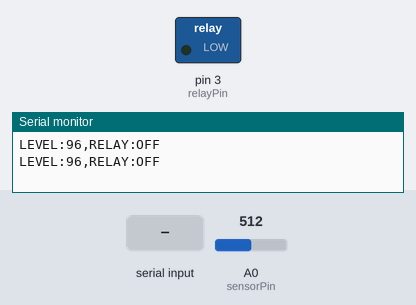
Bench run of a sketch on a simulated Arduino Uno, built with avr-gcc and run on an emulated ATmega328P. Parts: switched loads named in the sketch (green lamp = pin HIGH), the last lines printed to the serial monitor. The test bench sets the inputs (shaded band); at power-on: A0 (sensorPin) = 512.

Above: at 1.2 s.
1.3 s: A0 (sensorPin) set to 719
3.2 s: A0 (sensorPin) set to 744
At 4.8 s:
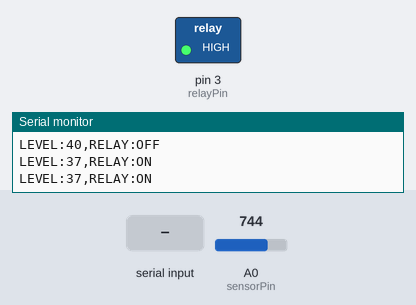
7.0 s: "FORCE_OFF\n" received over Serial
At 7.8 s:
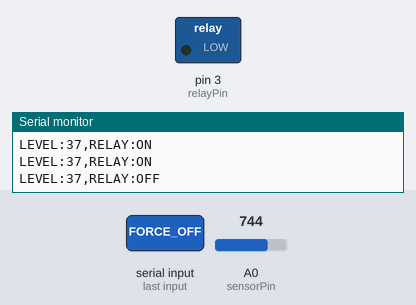
9.0 s: "FORCE_ON\n" received over Serial
At 10.8 s:
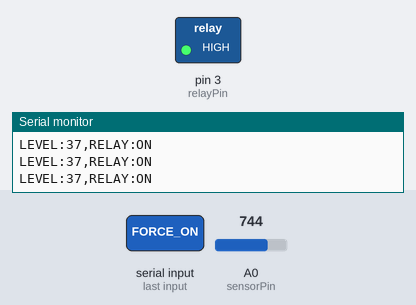
Timing chart, 0 to 12.0 s (numbered marks = the images above; inputs shaded):
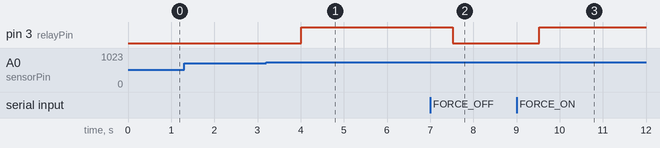

Measured:
- the behaviour switches between 734 and 735 on A0 (sensorPin) (found by bisection; images 0 and 1)
- after the input at 3.2 s, pin 3 (relayPin): LOW → HIGH after 0.81 s
- after the input at 7.0 s, pin 3 (relayPin): HIGH → LOW after 0.52 s
- after the input at 9.0 s, pin 3 (relayPin): LOW → HIGH after 0.53 s

The sketch:

ArduinoSketch.ino
```cpp
const int relayPin = 3;
const int sensorPin = A0;

bool forceMode = false;
bool forceState = false;

int autoMin = 40;
int autoMax = 85;

const int sampleCount = 10;
const int delaySample = 50;

const int sensorDry = 890;   // Dry reading
const int sensorWet = 500;   // Wet reading

String inputBuffer = "";  // For reliable serial command reading

void setup() {
  pinMode(relayPin, OUTPUT);
  digitalWrite(relayPin, LOW);
  Serial.begin(9600);
}

void loop() {
  // --- Smooth readings ---
  int sum = 0;
  for(int i=0; i<sampleCount; i++){
    sum += analogRead(sensorPin);
    delay(delaySample);
  }
  int raw = sum / sampleCount;

  int moisturePercent = map(raw, sensorDry, sensorWet, 0, 100);
  moisturePercent = constrain(moisturePercent, 0, 100);

  // --- Auto pump control ---
  if(!forceMode){
    if(moisturePercent < autoMin) digitalWrite(relayPin, HIGH);
    else if(moisturePercent > autoMax) digitalWrite(relayPin, LOW);
  } else {
    digitalWrite(relayPin, forceState ? HIGH : LOW);
  }

  // --- Send data to dashboard ---
  String relayState = digitalRead(relayPin) ? "ON" : "OFF";
  Serial.print("LEVEL:");
  Serial.print(moisturePercent);
  Serial.print(",RELAY:");
  Serial.println(relayState);

  // --- Reliable serial command handling ---
  while(Serial.available()){
    char c = Serial.read();
    if(c == '\n'){
      processCommand(inputBuffer);
      inputBuffer = "";
    } else {
      inputBuffer += c;
    }
  }
}

// --- Process commands ---
void processCommand(String cmd){
  cmd.trim();
  if(cmd == "FORCE_ON"){ forceMode=true; forceState=true; }
  else if(cmd == "FORCE_OFF"){ forceMode=true; forceState=false; }
  else if(cmd == "AUTO"){ forceMode=false; }
  else if(cmd.startsWith("SET_MIN:")){
    int val = cmd.substring(8).toInt();
    if(val >= 0 && val < autoMax) autoMin = val;
    Serial.print("ACK_MIN:");
    Serial.println(autoMin);
  }
  else if(cmd.startsWith("SET_MAX:")){
    int val = cmd.substring(8).toInt();
    if(val <= 100 && val > autoMin) autoMax = val;
    Serial.print("ACK_MAX:");
    Serial.println(autoMax);
  }
}
```
